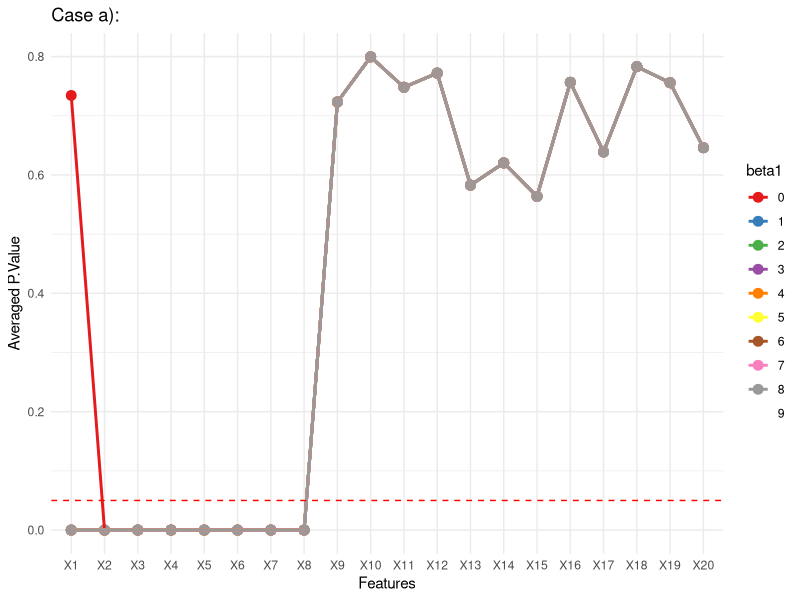
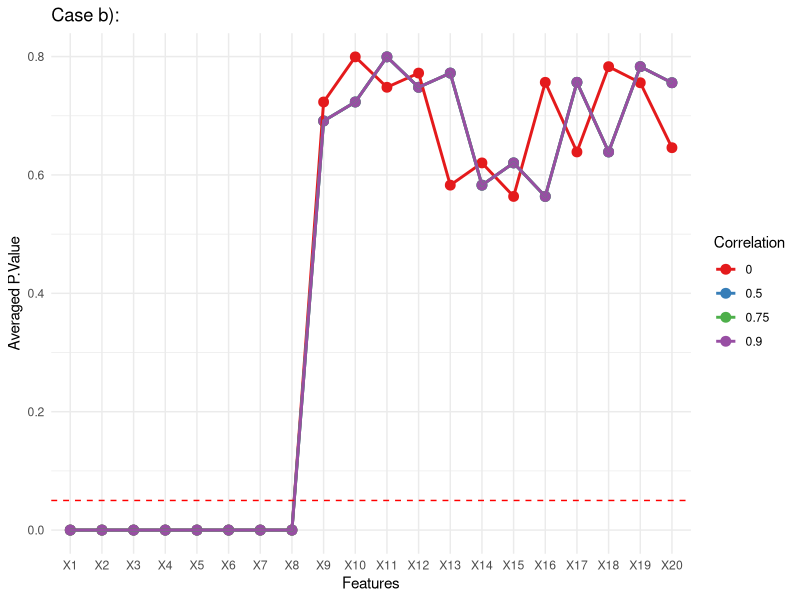
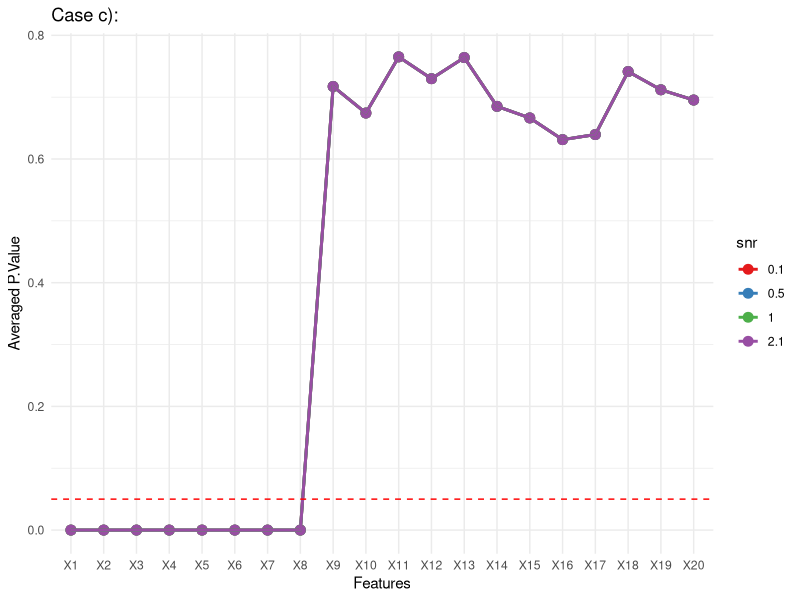
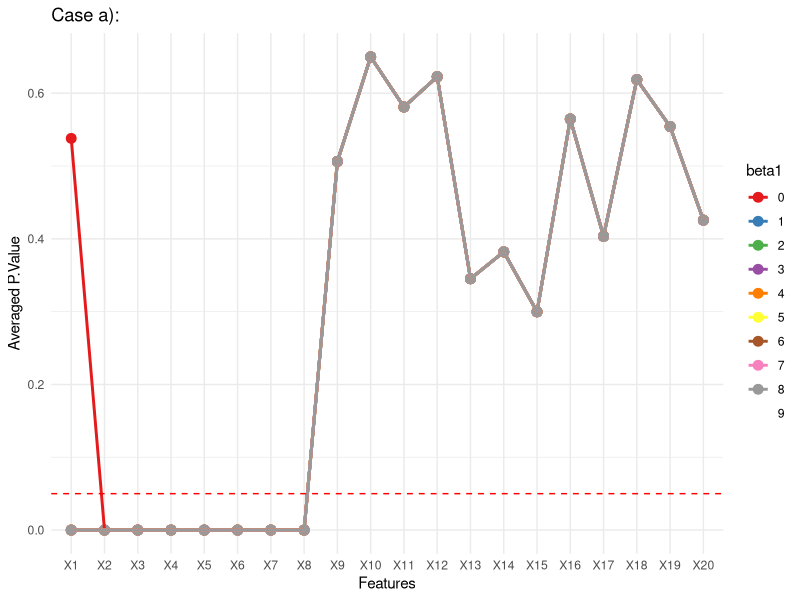
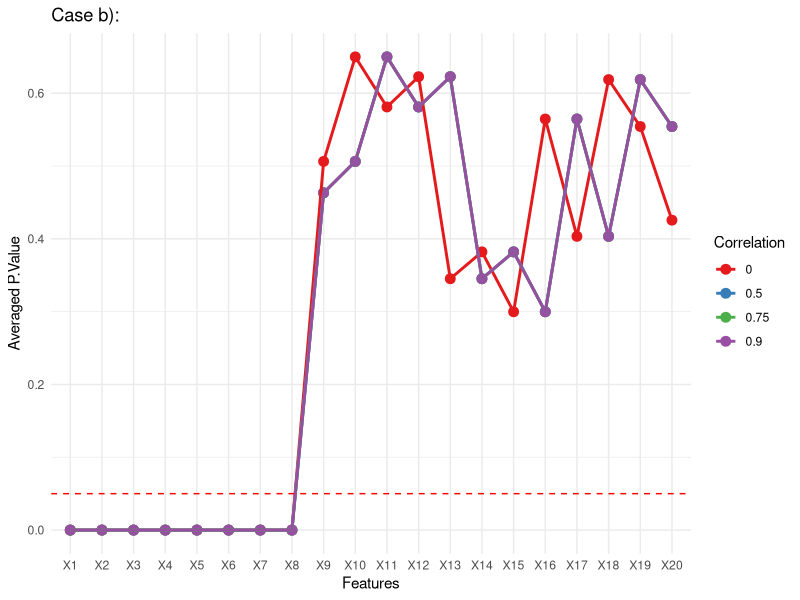
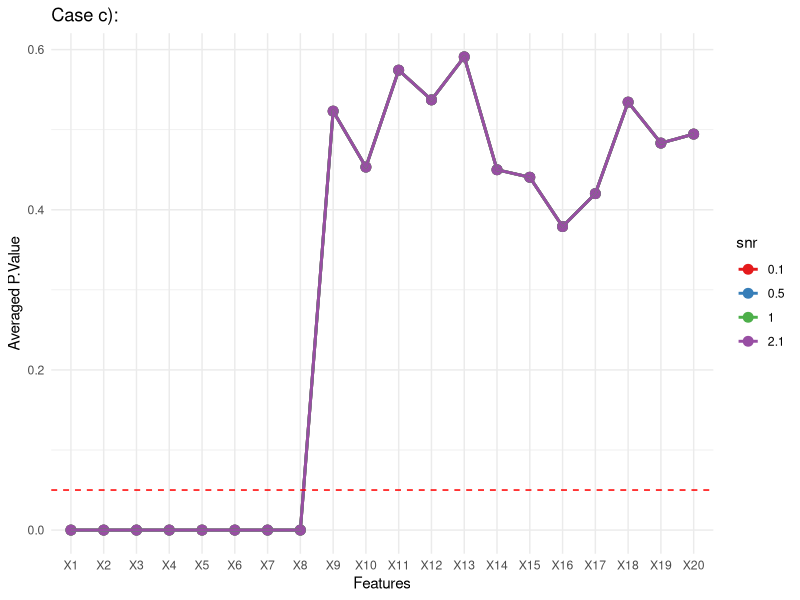
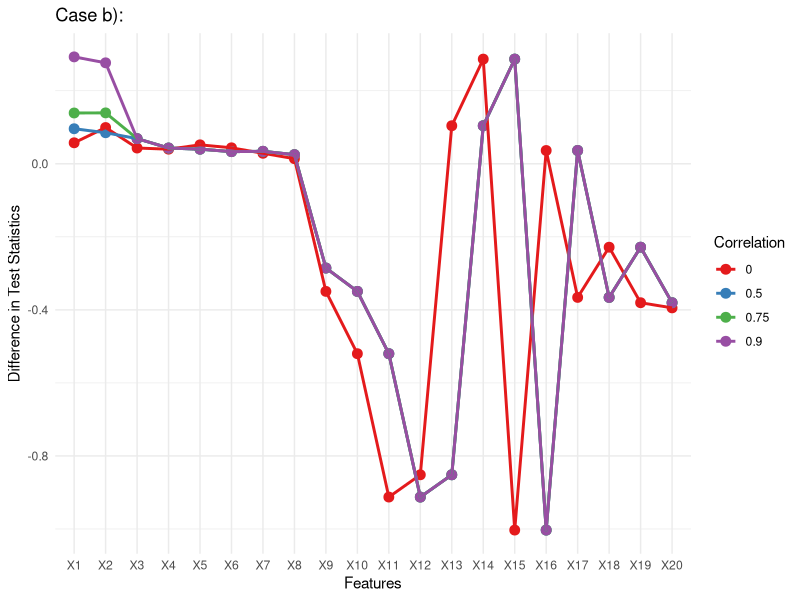
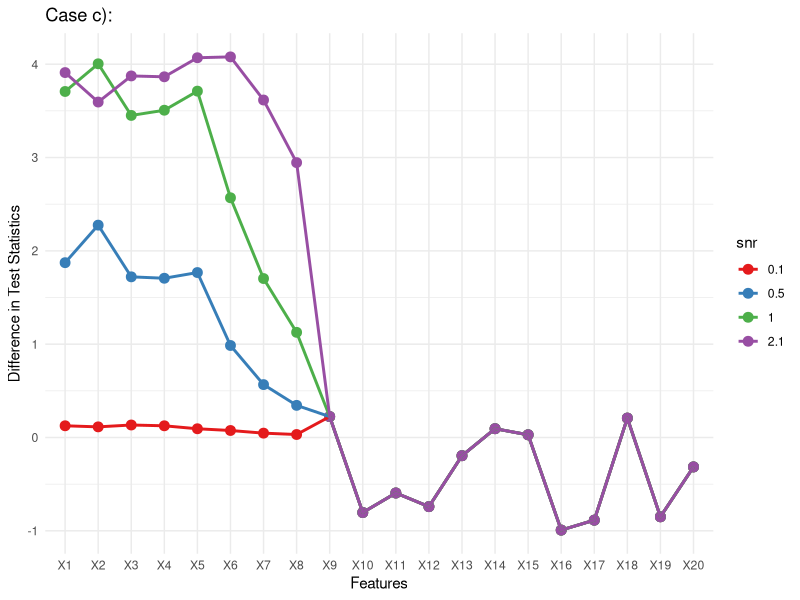

Generate these figures, in order, with R:
## ---- chunk 1
knitr::opts_chunk$set(echo = TRUE)
## ---- chunk 2
library(MASS)
library(tidyverse)
library(ggplot2)
library(cowplot)
## ---- chunk 3
locoall1 <- read.csv("r_output/simulation_loco1.csv")
#lococv1 <- read.csv("r_output/simulation_lococv1.csv")
#locosp1 <- read.csv("r_output/simulation_locosp1.csv")
#lococv2 <- read.csv("r_output/simulation_lococv2.csv")
locoall2 <- read.csv("r_output/simulation_loco2.csv")
#locosp2 <- read.csv("r_output/simulation_locosp2.csv")

#locosp3 <- read.csv("r_output/simulation_locosp3.csv")
locoall3 <- read.csv("r_output/simulation_loco3.csv")
#locosp4 <- read.csv("r_output/simulation_locosp4.csv")
#locoall4 <- read.csv("r_output/simulation_locoall4.csv")
gcm1 <-read.csv("r_output/simulation_gcm1.csv")
gcm2 <-read.csv("r_output/simulation_gcm2.csv")
gcm3 <- read.csv("r_output/simulation_gcm3.csv")
diff1 <-read.csv("r_output/simulation_diff1.csv")
diff2 <-read.csv("r_output/simulation_diff2.csv")
diff3 <-read.csv("r_output/simulation_diff3.csv")
## ---- chunk 4
locoall1$Features <- factor(locoall1$Features, levels = paste0("X", 1:20))
locoall1$beta1 <- as.factor(locoall1$beta1)
plall11 <-ggplot(locoall1, aes(x = Features, y = P.Value, color = beta1)) +
  geom_point(size = 3) +
  geom_line(aes(group = beta1), size = 1) +
  geom_hline(yintercept = 0.05, linetype = "dashed", color = "red")+ 
  scale_color_brewer(palette = "Set1")   +
  labs(title = 'Case a): ',
       x = 'Features',
       y = 'Averaged P.Value') +
  theme_minimal()



locoall2$Features <- factor(locoall2$Features, levels = paste0("X", 1:20))
locoall2$Correlation <- as.factor(locoall2$Correlation)
plall21 <- ggplot(locoall2, aes(x = Features, y = P.Value, color = Correlation)) +
  geom_point(size = 3) +
  geom_line(aes(group = Correlation), size = 1) +
  scale_color_brewer(palette = "Set1") +
  geom_hline(yintercept = 0.05, linetype = "dashed", color = "red")  +
  labs(title = 'Case b): ',
       x = 'Features',
       y = 'Averaged P.Value') +
  theme_minimal()

locoall3$Features <- factor(locoall3$Features, levels = paste0("X", 1:20))
locoall3$snr <- as.factor(locoall3$snr)
plall31 <- ggplot(locoall3, aes(x = Features, y = P.Value, color = snr)) +
  geom_point(size = 3) +
  geom_line(aes(group = snr), size = 1) +
  scale_color_brewer(palette = "Set1") +
  geom_hline(yintercept = 0.05, linetype = "dashed", color = "red")  +
  labs(title = 'Case c): ',
       x = 'Features',
       y = 'Averaged P.Value') +
  theme_minimal()

gcm1$Features <- factor(gcm1$Features, levels = paste0("X", 1:20))
gcm1$beta1 <- as.factor(gcm1$beta1)
 plall12 <-ggplot(gcm1, aes(x = Features, y = p.val, color = beta1)) +
  geom_point(size = 3) +
  geom_line(aes(group = beta1), size = 1) +
  geom_hline(yintercept = 0.05, linetype = "dashed", color = "red")+ 
  scale_color_brewer(palette = "Set1")   +
  labs(title = 'Case a): ',
       x = 'Features',
       y = 'Averaged P.Value') +
  theme_minimal()


gcm2$Features <- factor(gcm2$Features, levels = paste0("X", 1:20))
gcm2$Correlation <- as.factor(gcm2$Correlation)
plall22 <- ggplot(gcm2, aes(x = Features, y = p.val, color = Correlation)) +
  geom_point(size = 3) +
  geom_line(aes(group = Correlation), size = 1) +
  scale_color_brewer(palette = "Set1") +
  geom_hline(yintercept = 0.05, linetype = "dashed", color = "red")  +
  labs(title = 'Case b): ',
       x = 'Features',
       y = 'Averaged P.Value') +
  theme_minimal()


gcm3$Features <- factor(gcm3$Features, levels = paste0("X", 1:20))
gcm3$snr <- as.factor(gcm3$snr)
plall32 <- ggplot(gcm3, aes(x = Features, y = p.val, color = snr)) +
  geom_point(size = 3) +
  geom_line(aes(group = snr), size = 1) +
  scale_color_brewer(palette = "Set1") +
  geom_hline(yintercept = 0.05, linetype = "dashed", color = "red")  +
  labs(title = 'Case c): ',
       x = 'Features',
       y = 'Averaged P.Value') +
  theme_minimal()
plall11
plall21
plall31
plall12
plall22
plall32

selected_loco1 <- subset(locoall1, Features == "X1", select = c(beta1,Test_Statistics,P.Value))
selected_gcm1 <- subset(gcm1, Features == "X1", select = c(beta1,test.statistics,p.val))
library(dplyr)
result <- left_join(selected_loco1, selected_gcm1, by = "beta1")
result$P.Value<- format(result$P.Value, scientific = TRUE)
result$p.val<- format(result$p.val, scientific = TRUE)
knitr::kable(result, align = "lccrr")


diff2$Features <- factor(diff2$Features, levels = paste0("X", 1:20))
diff2$Correlation <- as.factor(diff2$Correlation)
 ggplot(diff2, aes(x = Features, y = diff, color = Correlation)) +
  geom_point(size = 3) +
  geom_line(aes(group = Correlation), size = 1) +
  scale_color_brewer(palette = "Set1")   +
  labs(title = 'Case b): ',
       x = 'Features',
       y = 'Difference in Test Statistics') +
  theme_minimal()


diff3$Features <- factor(diff3$Features, levels = paste0("X", 1:20))
diff3$snr <- as.factor(diff3$snr)
ggplot(diff3, aes(x = Features, y = diff, color = snr)) +
  geom_point(size = 3) +
  geom_line(aes(group = snr), size = 1) +
  scale_color_brewer(palette = "Set1")  +
  labs(title = 'Case c): ',
       x = 'Features',
       y = 'Difference in Test Statistics') +
  theme_minimal()
## ---- chunk 5
#plot_grid(pl11,pl22, labels = "AUTO")
## ---- chunk 6
#plot_grid(pl1,pl2,pl3, pl4, labels = "AUTO")
## ---- chunk 7
#plot_grid(pl1, pl2, labels = "AUTO")
